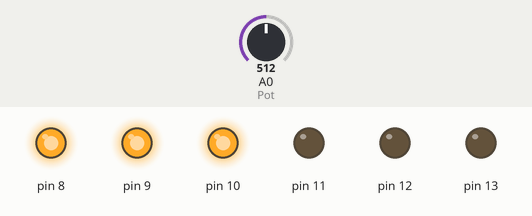
Bench run of a sketch on a simulated Arduino Uno, built with avr-gcc and run on an emulated ATmega328P. On the bench: output pins drawn as LEDs (lit = HIGH). The inputs (shaded band) are chosen by the test bench; at power-on: A0 (Pot) = 512.

Above: at 1.2 s.
1.3 s: A0 (Pot) set to 492
At 2.5 s:
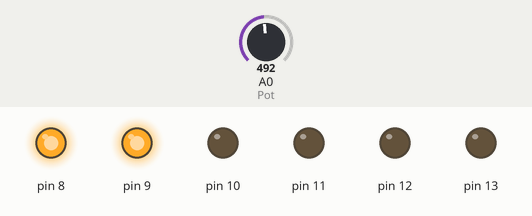
2.8 s: A0 (Pot) set to 660
At 3.8 s:
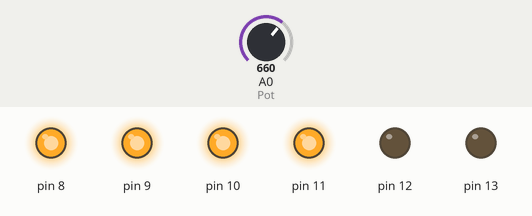
4.3 s: A0 (Pot) set to 836
5.8 s: A0 (Pot) set to 864
At 6.1 s:
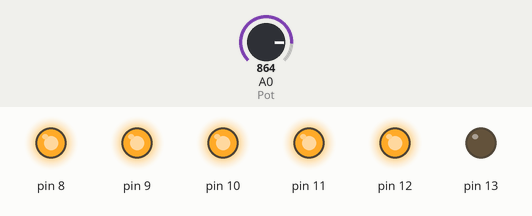
7.3 s: A0 (Pot) set to 983
8.8 s: A0 (Pot) set to 1009
At 9.6 s:
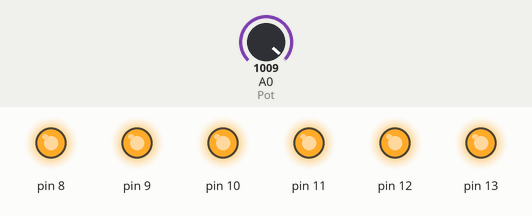
Timing chart, 0 to 11.3 s (numbered marks = the images above; inputs shaded):
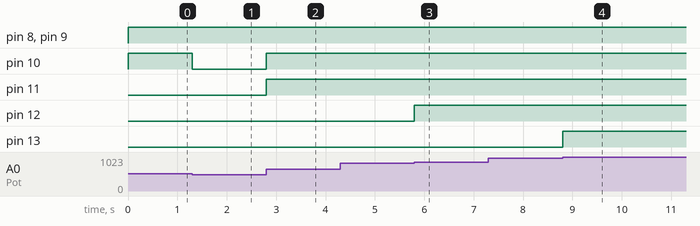

Measured:
- the behaviour switches between 501 and 500 on A0 (Pot) (found by bisection; images 0 and 1)
- the behaviour switches between 850 and 851 on A0 (Pot) (found by bisection; images 2 and 3)
- the behaviour switches between 1000 and 1001 on A0 (Pot) (found by bisection; images 3 and 4)
- after the input at 1.3 s, pin 10: HIGH → LOW at once
- after the input at 2.8 s, pin 10, pin 11: LOW → HIGH at once
- after the input at 4.3 s, every drawn part: stays the same
- after the input at 5.8 s, pin 12: LOW → HIGH at once
- after the input at 7.3 s, every drawn part: stays the same
- after the input at 8.8 s, pin 13: LOW → HIGH at once

The sketch:

Pratica8_Potenciometro_LED.ino
```cpp
int Pot = 0;
int valor = 0;

void setup()
{
  Serial.begin(9600);
  pinMode(13,OUTPUT);
  pinMode(12,OUTPUT);
  pinMode(11,OUTPUT);
  pinMode(10,OUTPUT);
  pinMode(9,OUTPUT);
  pinMode(8,OUTPUT);
}

void loop()
{
  valor = analogRead(Pot);// valor=(0 a 1023)

  if(valor > 100){
    digitalWrite(8,HIGH);
  }else{
    digitalWrite(8,LOW);
  }

  if(valor > 300){
    digitalWrite(9,HIGH);
  }else{
    digitalWrite(9,LOW);
  }

  if(valor > 500){
    digitalWrite(10,HIGH);
  }else{
    digitalWrite(10,LOW);
  }

  if(valor > 650){
    digitalWrite(11,HIGH);
  }else{
    digitalWrite(11,LOW);
  }

  if(valor > 850){
    digitalWrite(12,HIGH);
  }else{
    digitalWrite(12,LOW);
  }

  if(valor > 1000){
    digitalWrite(13,HIGH);
  }
  else{
    digitalWrite(13,LOW);
  }
}
```
